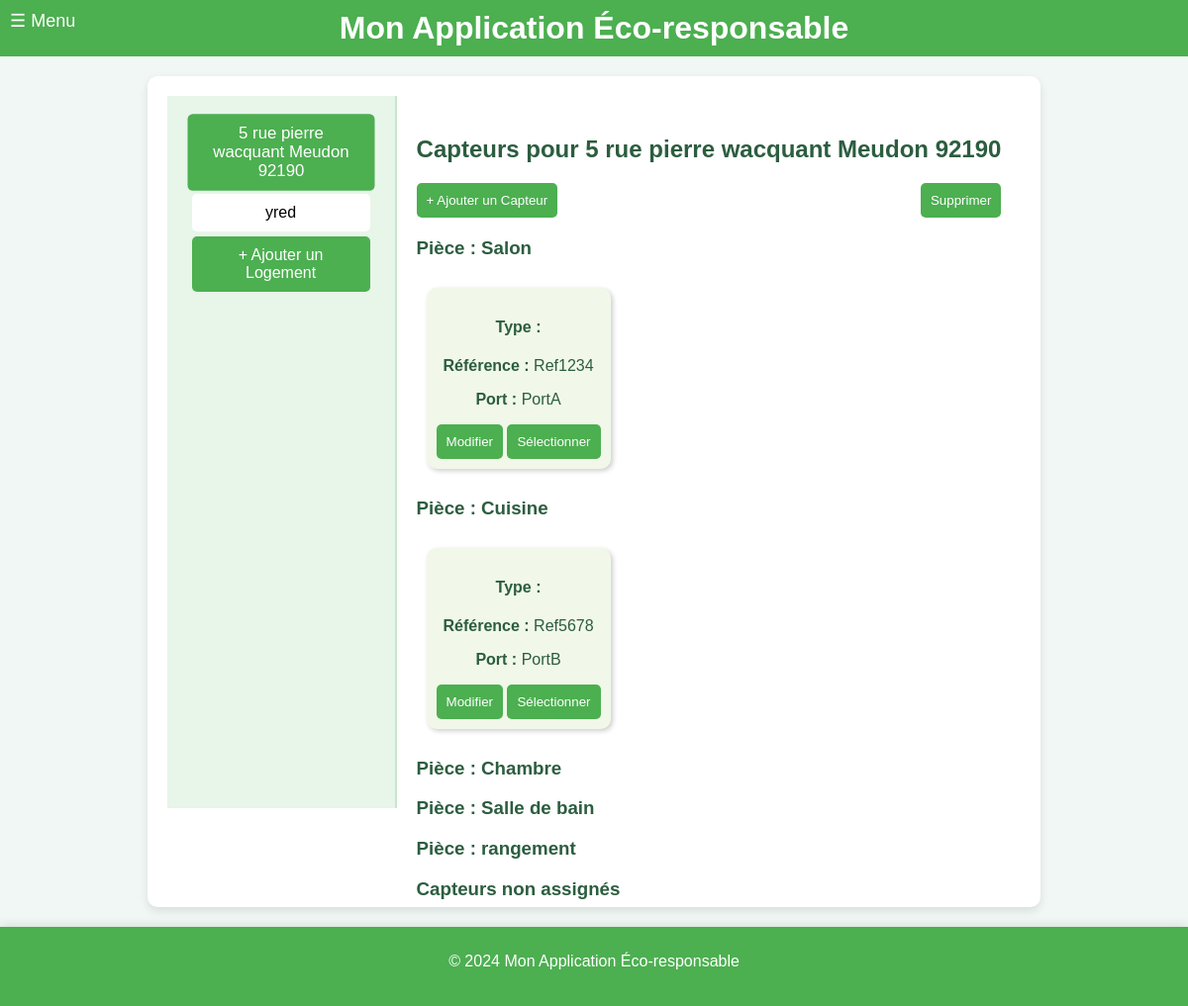
The page /sensors/1 on the database its author committed.
### tables this page shows
CREATE TABLE Housing (
housing_id INTEGER PRIMARY KEY, -- Identifiant unique pour chaque logement
address VARCHAR(255), -- Adresse du logement
phone_number VARCHAR(20), -- NumÃ©ro de contact pour le logement
ip_address VARCHAR(15), -- Adresse IP associÃ©e au logement
insert_date TIMESTAMP DEFAULT CURRENT_TIMESTAMP -- Horodatage de l'ajout de l'enregistrement
);

CREATE TABLE Room (
    room_id INTEGER PRIMARY KEY, 
    housing_id INTEGER,
    name VARCHAR(100),
    x FLOAT,
    y FLOAT,
    z FLOAT,
    gltf_model VARCHAR(100) DEFAULT NULL,  -- Fix here: Comma instead of semicolon
    FOREIGN KEY (housing_id) REFERENCES Housing(housing_id)
);

CREATE TABLE Sensor (
sensor_id INTEGER PRIMARY KEY, -- Identifiant unique pour chaque capteur ou actionneur
room_id INTEGER, -- RÃ©fÃ©rence Ã  la piÃ¨ce oÃ¹ le capteur est installÃ©
type_id INTEGER, -- RÃ©fÃ©rence au type de capteur/actionneur
commercial_reference VARCHAR(50), -- RÃ©fÃ©rence commerciale du capteur/actionneur
communication_port VARCHAR(50), -- Port utilisÃ© pour la communication avec le capteur/actionneur
insert_date TIMESTAMP DEFAULT CURRENT_TIMESTAMP, -- Horodatage de l'ajout de l'enregistrement du capteur
FOREIGN KEY (room_id) REFERENCES Room(room_id), -- Lien entre le capteur et une piÃ¨ce spÃ©cifique
FOREIGN KEY (type_id) REFERENCES SensorType(type_id) -- Lien entre le capteur et un type spÃ©cifique
);

### main.py (the view)
@app.get("/sensors/{housing_id}", response_class=HTMLResponse)
def get_sensors_by_housing(request: Request, housing_id: int):
    conn = get_db_connection()
    logements = conn.execute("SELECT housing_id, address FROM Housing").fetchall()
    sensors_by_room = conn.execute("""
        SELECT r.name AS room_name, s.sensor_id, s.type_id, s.commercial_reference, s.communication_port, r.room_id
        FROM Sensor s
        JOIN Room r ON s.room_id = r.room_id
        WHERE r.housing_id = ?
        ORDER BY r.room_id
    """, (housing_id,)).fetchall()
    rooms = conn.execute("SELECT room_id, name FROM Room WHERE housing_id = ?", (housing_id,)).fetchall()
    conn.close()
    selected_logement_address = next((logement['address'] for logement in logements if logement['housing_id'] == housing_id), None)
    return templates.TemplateResponse("configuration.html", {
        "request": request,
        "logements": logements,
        "sensors_by_room": sensors_by_room,
        "rooms": rooms,
        "selected_id": housing_id,
        "selected_logement_address": selected_logement_address
    })

### templates/configuration.html (shortened to what this page needs)
{% extends "layout.html" %}
{% block content %}
<div class="container">
      <div class="menu">
            {% for logement in logements %}
            <div class="menu-item {% if selected_id == logement.housing_id %}active{% endif %}"
                  onclick="location.href='/sensors/{{ logement.housing_id }}'">
                  {{ logement.address }}
            </div>
            {% endfor %}
            <div class="menu-item" style="background-color: #4caf50; color: white;"
                  onclick="location.href='http://localhost:8000/logements'">
                  + Ajouter un Logement
            </div>
      </div>
      <div class="content">
            <h2>Capteurs pour {{ selected_logement_address or 'Logement par Défaut' }}</h2>
            <div class="actions">
                  <button class="btn" onclick="openAddModal()">+ Ajouter un Capteur</button>
                  <button class="btn" onclick="deleteSelected()">Supprimer</button>
            </div>
            {% if sensors_by_room %}
            {% for room in rooms %}
            <div class="room-section">
                  <h3>Pièce : {{ room.name }}</h3>
                  <div class="tile-container">
                        {% for sensor in sensors_by_room if sensor.room_id == room.room_id %}
                        <div class="tile" id="tile-{{ sensor.sensor_id }}">
                              <h4>Type : {{ sensor.type }}</h4>
                              <p><strong>Référence :</strong> {{ sensor.commercial_reference }}</p>
                              <p><strong>Port :</strong> {{ sensor.communication_port }}</p>
                              <button class="btn"
                                    onclick="openEditModal('{{ sensor.sensor_id }}', '{{ sensor.room_id }}', '{{ sensor.type_id }}', '{{ sensor.commercial_reference }}', '{{ sensor.communication_port }}')">Modifier</button>
                              <button class="btn"
                                    onclick="toggleSelection('{{ sensor.sensor_id }}')">Sélectionner</button>
                        </div>
                        {% endfor %}
                  </div>
            </div>
            {% endfor %}
            <div class="room-section">
                  <h3>Capteurs non assignés</h3>
            </div>
            {% else %}
            <p>Aucun capteur trouvé pour ce logement.</p>
            {% endif %}
      </div>
</div>
{% endblock %}

### templates/layout.html (style rules this page uses)
body { font-family: Arial, sans-serif; margin: 0; padding: 0; background-color: #f0f7f4; color: #2c5d3f; min-height: 100vh; display: flex; flex-direction: column; }

### templates/configuration.html (style rules this page uses)
.container { display: flex; height: 90vh; }
.menu { width: 200px; background-color: #e8f5e9; padding: 15px; border-right: 2px solid #c8e6c9; }
.menu-item { background-color: #c8e6c9; padding: 10px; margin: 10px 0; text-align: center; border-radius: 5px; cursor: pointer; transition: transform 0.3s, background 0.3s; }
.menu-item:hover, .menu-item.active { background-color: #4caf50; color: white; transform: scale(1.05); }
.content { flex: 1; padding: 20px; }
.actions { margin-bottom: 20px; display: flex; justify-content: space-between; }
.btn { background-color: #4caf50; color: white; border: none; padding: 10px; border-radius: 5px; cursor: pointer; transition: transform 0.2s; }
.tile { display: inline-block; background-color: #f1f8e9; border-radius: 10px; padding: 10px; margin: 10px; box-shadow: 2px 2px 5px rgba(0, 0, 0, 0.2); text-align: center; transition: transform 0.3s; }

### templates/menu.html (style rules this page uses)
.menu-item { display: block; padding: 10px 20px; text-decoration: none; color: black; font-size: 16px; background-color: white; margin: 5px 10px; border-radius: 5px; transition: background 0.2s, color 0.2s; }

### rows shown on the page
Housing: address "5 rue pierre wacquant Meudon 92190"
Housing: address "yred"
Room: name "Salon"
Sensor: commercial_reference "Ref1234", communication_port "PortA"
Room: name "Cuisine"
Sensor: commercial_reference "Ref5678", communication_port "PortB"
Room: name "Chambre"
Room: name "Salle de bain"
Room: name "rangement"
